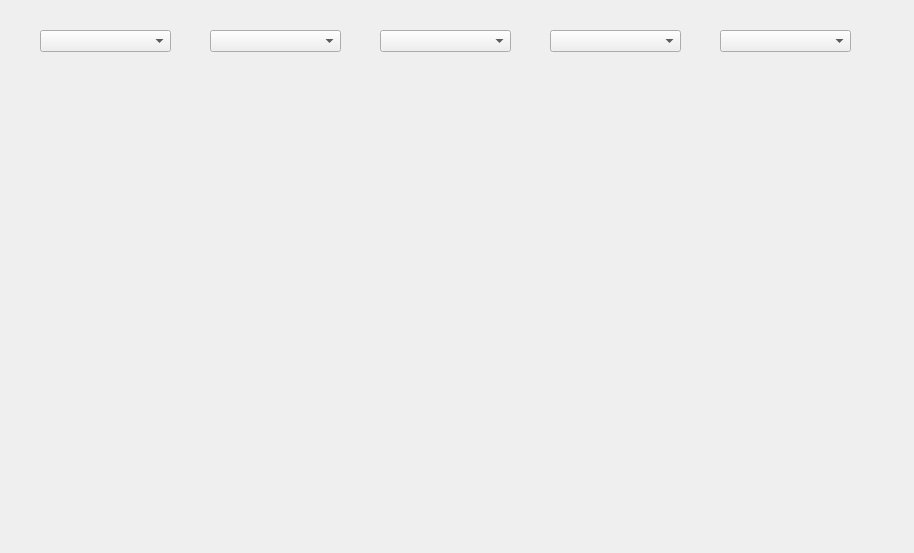
<?xml version="1.0" encoding="UTF-8"?>
<ui version="4.0">
 <class>VentanaPecados</class>
 <widget class="QDialog" name="VentanaPecados">
  <property name="geometry">
   <rect>
    <x>0</x>
    <y>0</y>
    <width>914</width>
    <height>553</height>
   </rect>
  </property>
  <property name="windowTitle">
   <string>Dialog</string>
  </property>
  <widget class="QComboBox" name="filtApellidos">
   <property name="geometry">
    <rect>
     <x>40</x>
     <y>30</y>
     <width>131</width>
     <height>22</height>
    </rect>
   </property>
  </widget>
  <widget class="QComboBox" name="filtCreencias">
   <property name="geometry">
    <rect>
     <x>380</x>
     <y>30</y>
     <width>131</width>
     <height>22</height>
    </rect>
   </property>
  </widget>
  <widget class="QComboBox" name="filtContinentes">
   <property name="geometry">
    <rect>
     <x>550</x>
     <y>30</y>
     <width>131</width>
     <height>22</height>
    </rect>
   </property>
  </widget>
  <widget class="QComboBox" name="filtProfesiones">
   <property name="geometry">
    <rect>
     <x>720</x>
     <y>30</y>
     <width>131</width>
     <height>22</height>
    </rect>
   </property>
  </widget>
  <widget class="QComboBox" name="filtPaises">
   <property name="geometry">
    <rect>
     <x>210</x>
     <y>30</y>
     <width>131</width>
     <height>22</height>
    </rect>
   </property>
  </widget>
 </widget>
 <resources/>
 <connections/>
</ui>
